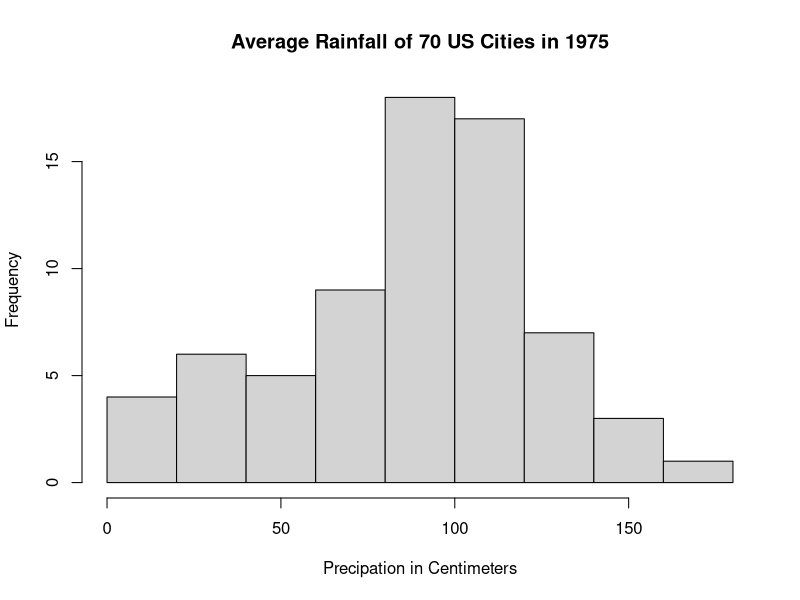
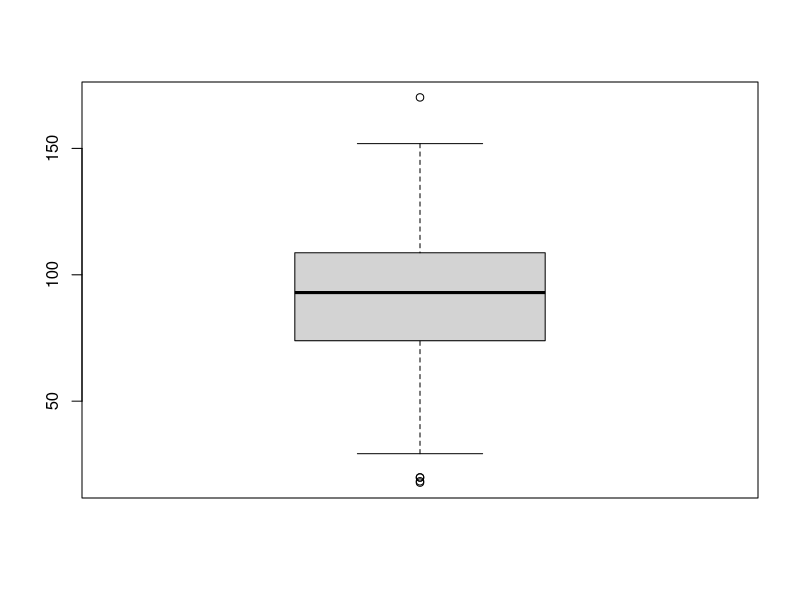

Generate these figures, in order, with R:
##################################
# Assignment 1: Data Science Course
# Kyle Ott & Cornelius Schneider
# 26 September 2014
##################################


setwd ('Dropbox/Fall_2014/Collab_Data/Assignment1_Ott_Schneider')
#change the directory above to your local director to run this file through


#set working directory with setwd('') and then you later only give relative working paths

#linking to other file, source('~filepath'), run it and the values in the environemnt has that



# This file runs two different datasets

# The first datset looks at the heights and weights of US women



# The second dataset looks at the average annual precipitaion of 70
# cities in the US as calculated in 1975.

data(precip) #this dataset comes preloaded into R
names(precip) #lists the 70 US cities
?precip #to learn more information about this dataset

summary(precip) 
#but no one in Europe knows inches, let's convert to centimeters!

precip_cm <- precip*2.54 #precip_cm will be the focus from now on

summary(precip_cm)
#the output of the summary
#Min. 1st Qu.  Median    Mean 3rd Qu.    Max. 
#7.00   29.38   36.60   34.89   42.77   67.00 

#Plotting a historgram
hist(precip_cm,
     main='Average Rainfall of 70 US Cities in 1975',
     xlab='Precipation in Centimeters')

#analysis of the distrubtion

#Looking at variation in the data
var(precip_cm)
sd(precip_cm)
#analysis

#Plotting a boxplot
boxplot(precip_cm)

#analysis

boxplot.stats(precip_cm, )
#explain this command and why it was useful







## R Core Team (2014). R: A language and environment for
## statistical computing. R Foundation for Statistical Computing,
## Vienna, Austria. URL http://www.R-project.org/.


